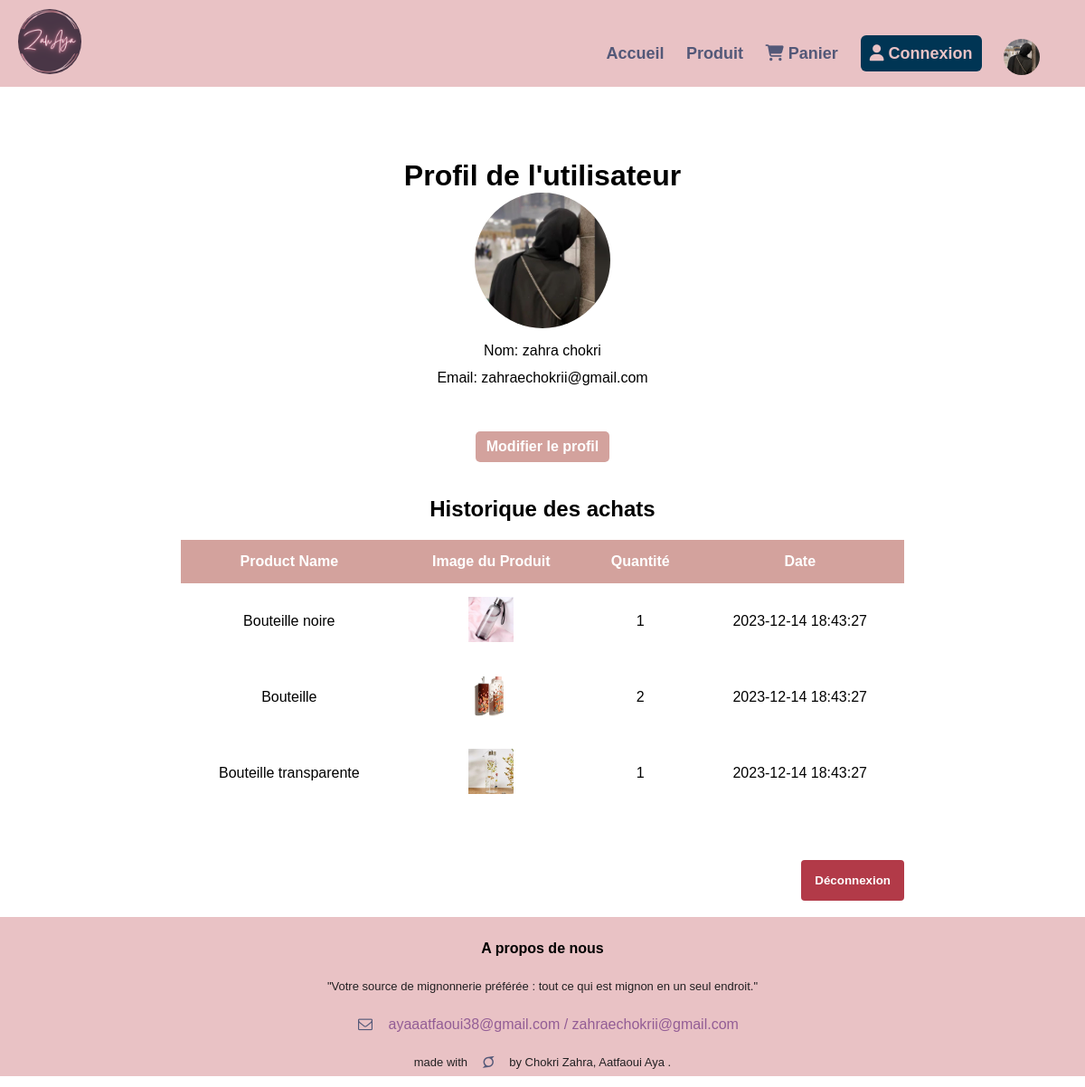
The page /profil.php (signed in) on the database its author committed.
### tables this page shows
CREATE TABLE `users` (
  `id` int(11) NOT NULL,
  `fname` varchar(50) NOT NULL,
  `lname` varchar(50) NOT NULL,
  `phonenumber` varchar(15) NOT NULL,
  `logemail` varchar(100) NOT NULL,
  `logpass` varchar(255) NOT NULL,
  `profile_picture` varchar(255) DEFAULT NULL,
  `isAdmin` int(11) DEFAULT 0
);

CREATE TABLE `details_commande` (
  `commande_id` int(11) NOT NULL,
  `product_id` int(11) NOT NULL,
  `quantite` int(11) DEFAULT NULL
);

CREATE TABLE `products` (
  `product_id` int(11) NOT NULL,
  `product_name` varchar(255) NOT NULL,
  `material` varchar(50) DEFAULT NULL,
  `capacity` int(11) DEFAULT NULL,
  `price` decimal(10,2) NOT NULL,
  `categorie` varchar(50) NOT NULL,
  `stock` int(11) DEFAULT 0,
  `cheminImage` varchar(255) DEFAULT NULL
);

CREATE TABLE `commande` (
  `commande_id` int(11) NOT NULL,
  `user_id` int(11) DEFAULT NULL,
  `date_commande` timestamp NOT NULL DEFAULT current_timestamp()
);

### profil.php (the view, shortened to what this page needs)
<?php
$servername = "127.0.0.1";
$username = "root";
$password = "";
$dbname = "ecommerce_web_site";
$conn = new mysqli($servername, $username, $password, $dbname);
$user_id = $_SESSION['user_id'];
$sql_user = "SELECT * FROM users WHERE id = $user_id";
$result_user = $conn->query($sql_user);
if ($result_user->num_rows > 0) {
    $user = $result_user->fetch_assoc();
} else {
    echo "Utilisateur introuvable.";
    exit();
}
$sql_purchase_history = "SELECT c.commande_id, c.date_commande, d.product_id, p.product_name, p.cheminImage, d.quantite
    FROM commande c
    JOIN details_commande d ON c.commande_id = d.commande_id
    JOIN products p ON d.product_id = p.product_id
    JOIN users u ON c.user_id = u.id
    WHERE c.user_id = $user_id
    ORDER BY c.date_commande DESC";
$result_purchase_history = $conn->query($sql_purchase_history);
?>
<!DOCTYPE html>
<html lang="en">
<head>
    <link rel="stylesheet" href="https://cdnjs.cloudflare.com/ajax/libs/font-awesome/6.0.0-beta3/css/all.min.css">
    <link rel="stylesheet" href="https://cdnjs.cloudflare.com/ajax/libs/font-awesome/6.2.0/css/all.min.css">
    <link rel="stylesheet" href="https://stackpath.bootstrapcdn.com/font-awesome/4.7.0/css/font-awesome.min.css">
</head>
<body>
    <?php include 'header.php'; ?>
    <div class="profile-container">
        <h1>Profil de l'utilisateur</h1>
        <?php
        if (!empty($user['profile_picture'])) {
            echo '<img class="profile-image" src="' . $user['profile_picture'] . '" alt="Image de profil">';
        } else {
            echo '<img class="profile-image" src="inconnue.png" alt="Image de profil par défaut" width="250px">';
        }
        ?>
        <p>Nom: <?php echo $user['fname'] . ' ' . $user['lname']; ?></p>
        <p>Email: <?php echo $user['logemail']; ?></p>
         <br><a class="modify-profile-link" href="update_profile.php">Modifier le profil</a><br>
        <br>
        <h2>Historique des achats</h2>
        <?php
        if ($result_purchase_history->num_rows > 0) {
            echo "<table>";
            echo "<tr><th>Product Name</th><th>Image du Produit</th><th>Quantité</th><th>Date</th></tr>";
            while ($purchase = $result_purchase_history->fetch_assoc()) {
                echo "<tr>";
                echo "<td>" . $purchase['product_name'] . "</td>";
                echo "<td><img src='" . $purchase['cheminImage'] . "' alt='Image Produit' style='width: 50px; height: 50px;'></td>";
                echo "<td>" . $purchase['quantite'] . "</td>";
                echo "<td>" . $purchase['date_commande'] . "</td>";
                echo "</tr>";
            }
            echo "</table>";
        } else {
            echo "Aucun achat trouvé.";
        }
        ?>
            <br><br><br>
        <div class="form">
        <form action="deconnexion.php" method="post">
        <input type="submit" value="Déconnexion" /><br><br>
        </form></div>
    </div>
    <?php include 'footer.php'; ?>
</body>
</html>

### header.php (shortened to what this page needs)
<?php if (isset($_SESSION['user_id'])) : ?>
    <?php
    $servername = "127.0.0.1";
    $username = "root";
    $password = "";
    $dbname = "ecommerce_web_site";
    $conn = new mysqli($servername, $username, $password, $dbname);
    $user_id = $_SESSION['user_id'];
    $sql_profile_image = "SELECT profile_picture FROM users WHERE id = '$user_id'";
    $result_profile_image = $conn->query($sql_profile_image);
    if ($result_profile_image->num_rows > 0) {
        $profile_image = $result_profile_image->fetch_assoc()['profile_picture'];
    } else {
        $profile_image = "inconnue.png";
    }
    ?>
<head>
<link rel="stylesheet" type="text/css" href="pro.css">
<link rel="stylesheet" href="https://cdnjs.cloudflare.com/ajax/libs/font-awesome/6.0.0-beta3/css/all.min.css">
    <link rel="stylesheet" href="https://cdnjs.cloudflare.com/ajax/libs/font-awesome/6.2.0/css/all.min.css">
    <link rel="stylesheet" href="https://stackpath.bootstrapcdn.com/font-awesome/4.7.0/css/font-awesome.min.css">
</head>
<header>
        <a href="index.php"><img src="logo.png" alt="logo" width="70px"></a>
        <nav>
            <ul>
                <li><a href="index.php">Accueil</a></li>
                <li><a href="product.php">Produit</a></li>
                <li><a href="panier.php"><i class="fa-solid fa-cart-shopping"></i>  Panier </a></li>
                <li><a href="connexion.html" class="connexion"><i class="fa-solid fa-user"></i>  Connexion</a></li>
                <li>
                    <a class="imggg" href="profil.php">
                        <img   src="<?php echo $profile_image; ?>" alt="Profil" width="30px">
                    </a>
                </li>
            </ul>
        </nav>
    </header>
<?php endif; ?>

### pro.css (style rules this page uses)
* { margin: 0; padding: 0; font-family: 'Delicious Handrawn', cursive; font-family: 'Poppins',sans-serif; }
header img { border-radius: 100%; }
header { display: flex; justify-content: space-between; padding: 10px 20px; align-items: center; background-color: #E9C2C5; }
nav { margin-right: 20px; }
header ul li { display: inline; padding: 0px 10px ; }
header ul li a { color: #535878; font-weight: bold; font-size: 18px; text-decoration: none; position: relative; }
nav ul li:not(:last-child) a::after { content: ""; position: absolute; left: 0; bottom: 0; width: 0; height: 2px; background-color: #003554; transition: width 0.3s; }
nav ul .connexion { border: none ; background-color: #003554; color: #E9C2C5; padding: 10px; border-radius: 6px; }
nav ul li a img { position: relative; top: 10px; width: 40px; border-radius: 100%; }
h1 { padding-top: 30px; margin-top: 50px; text-align: center; }
header nav ul li a.imggg { position: relative; top: 15px; }
table { width: 100%; border-collapse: collapse; }
table, th, td { border: none; }
th, td { padding: 15px; text-align: center; }
ul { list-style: none; padding: 0; }
li { margin-bottom:10px; }

### profil.php (style rules this page uses)
img.profile-image { width: 150px; height: 150px; border-radius: 50%; object-fit: cover; }
p { margin: 12px; }
a.modify-profile-link { text-decoration: none; color: white; font-weight: bold; margin-top: 10px; display: inline-block; padding: 8px 12px; margin:20px; background-color: #D3A29D; border-radius: 5px; transition: background-color 0.3s; }
.profile-container { text-align: center; margin: 0 auto; max-width: 800px; }
table { width: 100%; border-collapse: collapse; margin-top: 20px; }
table, th, td { border: 1px solid #ddd; }
th, td { padding: 10px; text-align: left; }
th { background-color: #D3A29D; color: white; }
.form { text-align:right; }
.form input { background-color:#B23A48; border:none; padding:15px; border-radius:4px; font-weight:bold; color:white; }

### header.php (style rules this page uses)
header nav ul li a.imggg img { position: relative; top: 3px; }

### rows shown on the page
users: profile_picture (picture), fname "zahra", lname "chokri", logemail "zahraechokrii@gmail.com"
details_commande: product.product_name "Bouteille noire", shows a picture, quantite "1", commande.date_commande "2023-12-14 18:43:27"
details_commande: product.product_name "Bouteille", shows a picture, quantite "2", commande.date_commande "2023-12-14 18:43:27"
details_commande: product.product_name "Bouteille transparente", shows a picture, quantite "1", commande.date_commande "2023-12-14 18:43:27"
